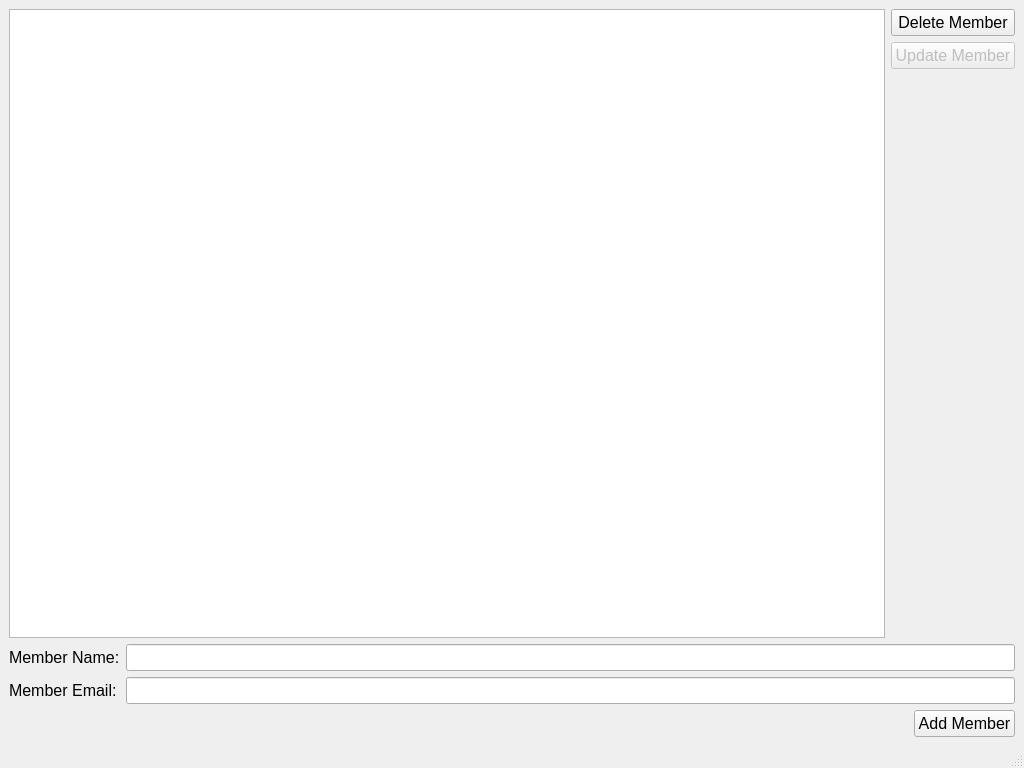
<?xml version="1.0" encoding="UTF-8"?>
<ui version="4.0">
 <class>MainWindow</class>
 <widget class="QMainWindow" name="MainWindow">
  <property name="geometry">
   <rect>
    <x>0</x>
    <y>0</y>
    <width>1024</width>
    <height>768</height>
   </rect>
  </property>
  <property name="windowTitle">
   <string>MainWindow</string>
  </property>
  <widget class="QWidget" name="centralwidget">
   <layout class="QVBoxLayout" name="verticalLayout_3">
    <item>
     <layout class="QHBoxLayout" name="horizontalLayout_2">
      <item>
       <widget class="QTableWidget" name="member_table_widget">
        <property name="font">
         <font>
          <pointsize>11</pointsize>
         </font>
        </property>
        <property name="mouseTracking">
         <bool>true</bool>
        </property>
        <property name="selectionMode">
         <enum>QAbstractItemView::SingleSelection</enum>
        </property>
        <property name="selectionBehavior">
         <enum>QAbstractItemView::SelectRows</enum>
        </property>
       </widget>
      </item>
      <item>
       <layout class="QVBoxLayout" name="verticalLayout_2">
        <item>
         <widget class="QPushButton" name="delete_member_button">
          <property name="font">
           <font>
            <pointsize>12</pointsize>
           </font>
          </property>
          <property name="text">
           <string>Delete Member</string>
          </property>
         </widget>
        </item>
        <item>
         <widget class="QPushButton" name="update_member_button">
          <property name="enabled">
           <bool>false</bool>
          </property>
          <property name="font">
           <font>
            <pointsize>12</pointsize>
           </font>
          </property>
          <property name="text">
           <string>Update Member</string>
          </property>
         </widget>
        </item>
        <item>
         <spacer name="verticalSpacer">
          <property name="orientation">
           <enum>Qt::Vertical</enum>
          </property>
          <property name="sizeHint" stdset="0">
           <size>
            <width>20</width>
            <height>40</height>
           </size>
          </property>
         </spacer>
        </item>
       </layout>
      </item>
     </layout>
    </item>
    <item>
     <layout class="QVBoxLayout" name="verticalLayout">
      <item>
       <layout class="QFormLayout" name="formLayout">
        <item row="0" column="0">
         <widget class="QLabel" name="member_name_label">
          <property name="font">
           <font>
            <pointsize>12</pointsize>
           </font>
          </property>
          <property name="text">
           <string>Member Name:</string>
          </property>
         </widget>
        </item>
        <item row="0" column="1">
         <widget class="QLineEdit" name="member_name_line_edit">
          <property name="font">
           <font>
            <pointsize>12</pointsize>
           </font>
          </property>
         </widget>
        </item>
        <item row="1" column="0">
         <widget class="QLabel" name="member_email_label">
          <property name="font">
           <font>
            <pointsize>12</pointsize>
           </font>
          </property>
          <property name="text">
           <string>Member Email:</string>
          </property>
         </widget>
        </item>
        <item row="1" column="1">
         <widget class="QLineEdit" name="member_email_line_edit">
          <property name="font">
           <font>
            <pointsize>12</pointsize>
           </font>
          </property>
         </widget>
        </item>
       </layout>
      </item>
      <item>
       <layout class="QHBoxLayout" name="horizontalLayout">
        <item>
         <spacer name="horizontalSpacer">
          <property name="orientation">
           <enum>Qt::Horizontal</enum>
          </property>
          <property name="sizeHint" stdset="0">
           <size>
            <width>40</width>
            <height>20</height>
           </size>
          </property>
         </spacer>
        </item>
        <item>
         <widget class="QPushButton" name="add_save_member_button">
          <property name="font">
           <font>
            <pointsize>12</pointsize>
           </font>
          </property>
          <property name="text">
           <string>Add Member</string>
          </property>
         </widget>
        </item>
       </layout>
      </item>
     </layout>
    </item>
   </layout>
  </widget>
  <widget class="QMenuBar" name="menubar">
   <property name="geometry">
    <rect>
     <x>0</x>
     <y>0</y>
     <width>1024</width>
     <height>22</height>
    </rect>
   </property>
  </widget>
  <widget class="QStatusBar" name="statusbar"/>
 </widget>
 <resources/>
 <connections/>
</ui>
